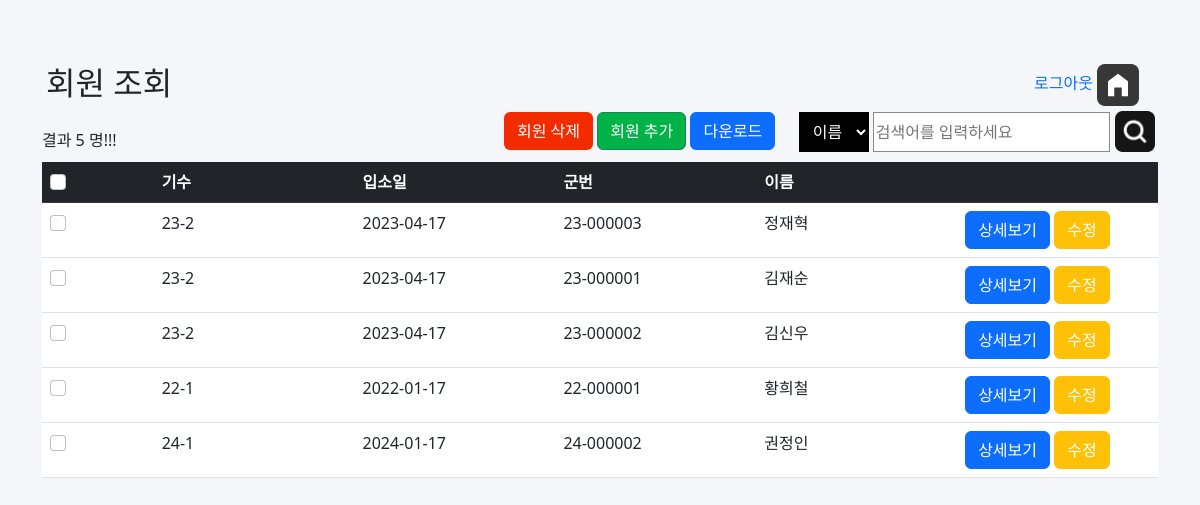
/jangseong/search.php (signed in), run on an earlier commit of the app's database.
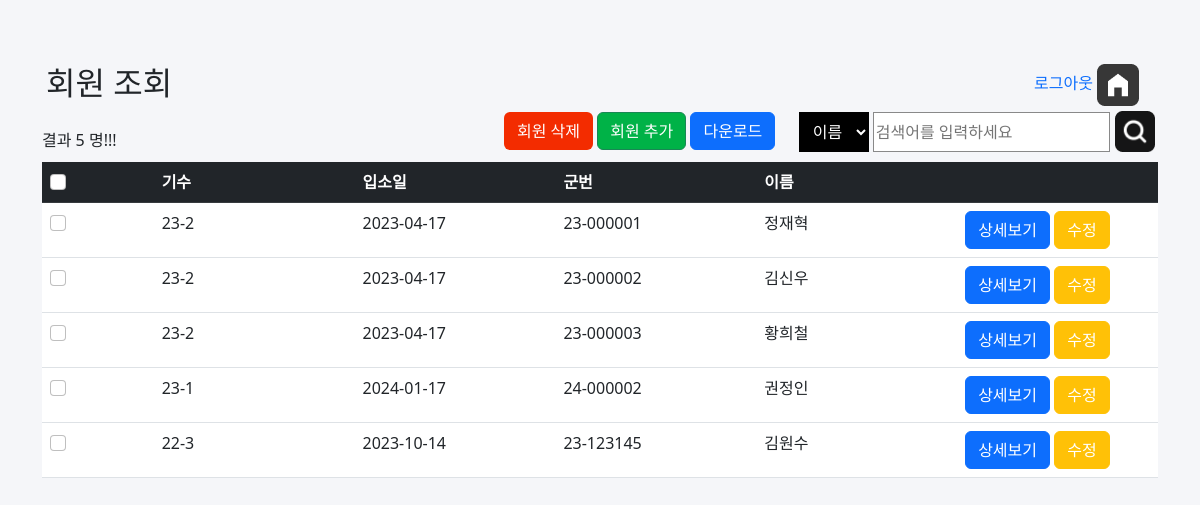
And on a later commit of the database.
### tables this page shows
CREATE TABLE `member` (
  `id` int(11) NOT NULL,
  `num` varchar(10) NOT NULL,
  `date` date NOT NULL,
  `memID` varchar(20) NOT NULL,
  `name` varchar(20) NOT NULL,
  `password` varchar(20) NOT NULL
);

### jangseong/search.php (the view, shortened to what this page needs)
<?php
if(!isset($_SESSION["login"]))
{
    header('location: index.php');
}
else{
?>
<!DOCTYPE html>
<html lang="en">
<head>
    <link rel="stylesheet" href="style.css">
    <link rel="stylesheet" href="src/bootstrap.min.css">
    <link rel="stylesheet" href="src/style.css">
    <link rel="stylesheet" href="https://cdnjs.cloudflare.com/ajax/libs/font-awesome/4.7.0/css/font-awesome.min.css">
</head>
<body>
<div class="container p-3 mt-5">
        <h2>회원 조회</h2>
        <div id="top-right">
            <div id="btnlogout">
                <a href="logout.php">로그아웃</a>
                <a id="home" href="list.php">
                    <img src="imgs/home.png">
                </a>
            </div>
        </div>
    </div>
    <div class="container mt-3 p-3">
        <div id="right">
            <button type="button" id="btndelete" class="btn" onclick="checkCheckbox()">회원 삭제</button>
            <a href="add.php" type="button" id="btnadd" class="btn btn-success">회원 추가 </a>
            <a href="export.php" class="btn btn-primary">다운로드</a>
            <form action="search.php" method="post">
                <select name="searchoption" id="searchoption">
                    <option value ="name">이름</option>
                </select>
                <input type="text" id="txtSearch" placeholder="검색어를 입력하세요" name="txtsearch" >
                <button id="btnSearch" type="submit"><img src="imgs/search.png"></button>
            </form>
        </div>
    </div>
    <div class="container" >
    <?php
    require 'config.php';
                    if((!isset($_POST["searchoption"])||$_POST["searchoption"]=="")&&(!isset($_POST["txtsearch"]) ||$_POST["txtsearch"]==""))
                    {
                        $sql = "SELECT * FROM member";
                    }
                $result = $conn->query($sql);
                $num = $result->num_rows;
                echo "결과 ".$num." 명!!!";
            ?>
    </div>
    <div class="container">
        <table class="table">
        <form method="get" action="delete.php" name="listmember">
            <thead class="table-dark">
            <tr>
                <th ><input class="form-check-input" type="checkbox" id="myCheck" onclick="checkall()"></th>
                <th class="listcol">기수</th>
                <th class="listcol">입소일</th>
                <th class="listcol">군번</th>
                <th class="listcol">이름</th>
                <th class="listcol">&nbsp;</th>
            </tr>
            </thead>
            <tbody>
            <?php
                if ($result->num_rows > 0) {
                    $num=0;
                    while($row = $result->fetch_assoc()) {
                    $memberID = $row['id'];
            ?>
            <tr>
                <td><input class="form-check-input" type="checkbox" id="myCheck<?php  echo $num;?>" name="mem[]" value="<?php echo $row['id'];?>"></td>
                <td><?php echo $row['num']; ?></td>
                <td><?php echo $row['date']; ?></td>
                <td><?php echo $row['memID']; ?></td>
                <td><?php echo $row['name']; ?></td>
                <td><a href="view.php?memID=<?php echo $row['memID']; ?>" class="btn btn-primary" >상세보기</a>  <a href="edit.php?id=<?php echo $memberID ?>" class="btn btn-warning" style="color:white" >수정</a></td>
            </tr>
            <?php
                $num+=1;
            }
            } else {
            }
            ?>
            </tbody>
            </form>
        </table>
    </div>
</body>
</html>
<?php
}
?>

What changed in the data, as far as the page shows it:
removed member: num "23-2", date "2023-04-17", memID "23-000003", name "정재혁"
removed member: num "23-2", date "2023-04-17", memID "23-000001", name "김재순"
removed member: num "22-1", date "2022-01-17", memID "22-000001", name "황희철"
removed member: num "24-1", date "2024-01-17", memID "24-000002", name "권정인"
added member: num "23-2", date "2023-04-17", memID "23-000001", name "정재혁"
added member: num "23-2", date "2023-04-17", memID "23-000003", name "황희철"
added member: num "23-1", date "2024-01-17", memID "24-000002", name "권정인"
added member: num "22-3", date "2023-10-14", memID "23-123145", name "김원수"
